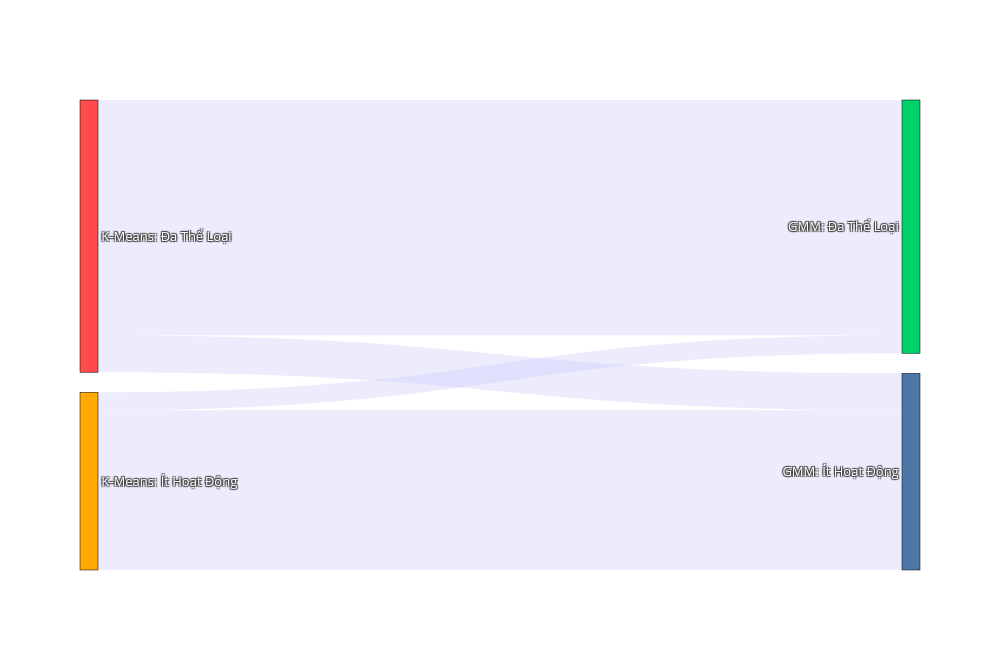

The notebook cell this image was saved under:
### Code cell
# Sankey: chuyển dịch user từ K-Means sang GMM
kmeans_names = [f"K-Means: {name}" for name in pd.Series(df_clean["tribe_name"]).dropna().unique()]
gmm_names = [f"GMM: {name}" for name in pd.Series(df_clean["gmm_tribe_name"]).dropna().unique()]
all_nodes = list(kmeans_names) + list(gmm_names)
node_dict = {name: i for i, name in enumerate(all_nodes)}

source, target, value = [], [], []
flow_counts = df_clean.groupby(["tribe_name", "gmm_tribe_name"]).size().reset_index(name="count")

for _, row in flow_counts.iterrows():
    source.append(node_dict[f"K-Means: {row['tribe_name']}"])
    target.append(node_dict[f"GMM: {row['gmm_tribe_name']}"])
    value.append(int(row["count"]))

node_colors = ["#FF4B4B", "#FFA800", "#00D26A", "#4C78A8", "#F58518", "#54A24B"] * 3

fig_sankey = go.Figure(data=[go.Sankey(
    node=dict(
        pad=20,
        thickness=18,
        line=dict(color="black", width=0.5),
        label=all_nodes,
        color=node_colors[:len(all_nodes)],
    ),
    link=dict(
        source=source,
        target=target,
        value=value,
        color="rgba(200, 200, 250, 0.35)",
    ),
)])

fig_sankey.update_layout(
    title_text="Sankey: Dòng chảy người dùng từ K-Means sang GMM",
    font=dict(size=13, color="white"),
    template="plotly_dark",
    width=1000,
    height=650,
    paper_bgcolor="rgba(0,0,0,0)",
    plot_bgcolor="rgba(0,0,0,0)",
)

fig_sankey.write_html(os.path.join(FIGURES_OUT, "sankey_kmeans_vs_gmm.html"))
fig_sankey.show()
print("Saved: sankey_kmeans_vs_gmm.html")

same_group = int((df_clean["tribe_name"] == df_clean["gmm_tribe_name"]).sum())
diff_group = len(df_clean) - same_group
print(f"Users kept the same group: {same_group:,} ({same_group / len(df_clean) * 100:.1f}%)")
print(f"Users changed group      : {diff_group:,} ({diff_group / len(df_clean) * 100:.1f}%)")

### Figure 1 — Plotly figure (JSON) as saved in the notebook; plotly's stock layout.template omitted (floating-point values rounded to 4 significant figures)
{"data": [{"link": {"color": "rgba(200, 200, 250, 0.35)", "source": [1, 1, 0, 0], "target": [3, 2, 3, 2], "value": [114386, 12959, 26537, 168515]}, "node": {"color": ["#FF4B4B", "#FFA800", "#00D26A", "#4C78A8"], "label": ["K-Means: Đa Thể Loại", "K-Means: Ít Hoạt Động", "GMM: Đa Thể Loại", "GMM: Ít Hoạt Động"], "line": {"color": "black", "width": 0.5}, "pad": 20, "thickness": 18}, "type": "sankey"}], "layout": {"font": {"color": "white", "size": 13}, "height": 650, "paper_bgcolor": "rgba(0,0,0,0)", "plot_bgcolor": "rgba(0,0,0,0)", "title": {"text": "Sankey: Dòng chảy người dùng từ K-Means sang GMM"}, "width": 1000}}
